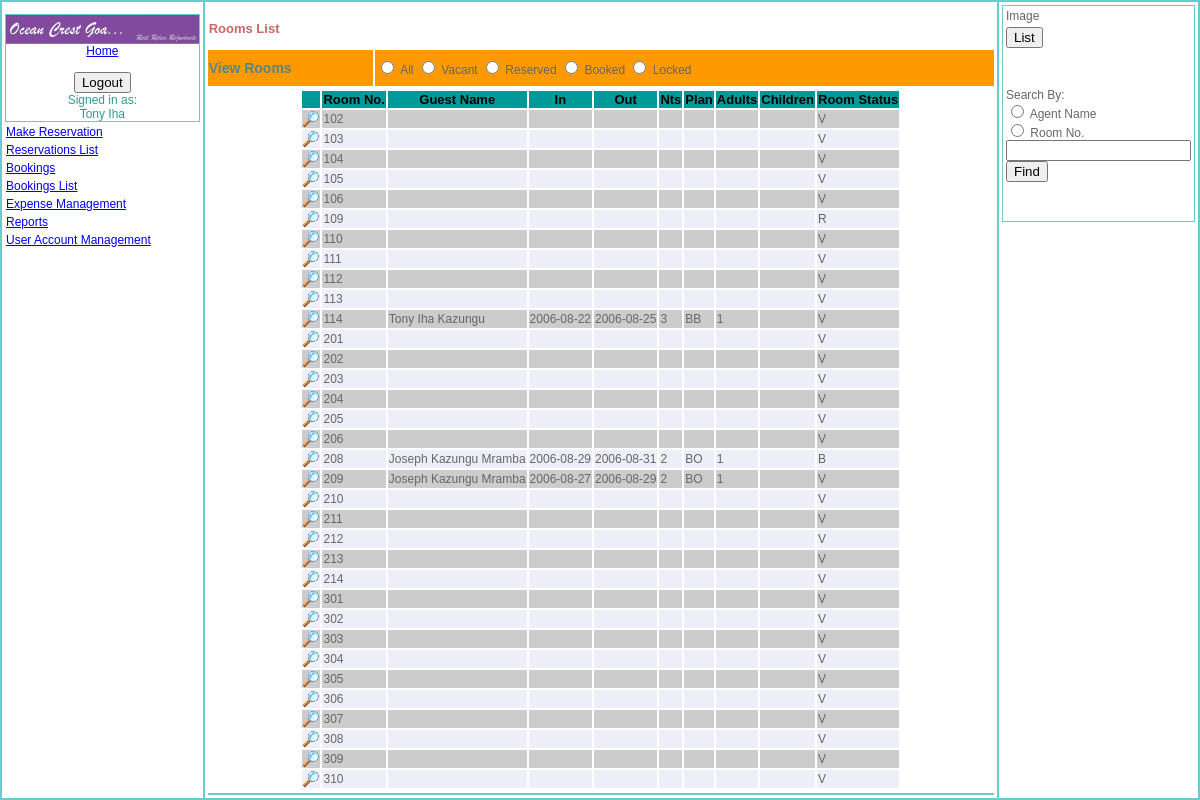
Screenshot of /rooms_list.php (signed in) with the database file from the repository.
### tables this page shows
CREATE TABLE `rooms` (
  `roomid` int(11) NOT NULL auto_increment,
  `roomno` mediumint(3) NOT NULL default '0',
  `roomtypeid` int(11) default NULL,
  `roomname` varchar(35) default NULL,
  `noofrooms` tinyint(3) default NULL,
  `occupancy` tinyint(2) default NULL,
  `tv` char(1) default NULL,
  `aircondition` char(1) default NULL,
  `fun` char(1) default NULL,
  `safe` char(1) default NULL,
  `fridge` char(1) default NULL,
  `status` char(1) default NULL COMMENT '(V)acant/(R)eserverd/(B)ooked/(L)ocked',
  `photo` longblob,
  `filetype` varchar(50) default NULL,
  PRIMARY KEY  (`roomid`,`roomno`)
);

CREATE TABLE `booking` (
  `book_id` int(11) NOT NULL auto_increment,
  `guestid` varchar(40) NOT NULL,
  `booking_type` char(1) NOT NULL COMMENT 'direct/agent',
  `meal_plan` char(2) NOT NULL COMMENT 'bo/bb/hb/fb',
  `no_adults` tinyint(2) default NULL,
  `no_child` tinyint(2) default NULL,
  `checkin_date` date NOT NULL,
  `checkout_date` date NOT NULL,
  `residence_id` char(2) default NULL COMMENT 'country_code',
  `payment_mode` tinyint(2) default NULL,
  `agents_ac_no` char(6) default NULL,
  `roomid` int(11) NOT NULL,
  `checkedin_by` int(11) default NULL,
  `invoice_no` varchar(15) default NULL,
  `billed` tinyint(1) default NULL,
  `checkoutby` int(5) default NULL,
  `codatetime` datetime default NULL,
  PRIMARY KEY  (`book_id`),
  UNIQUE KEY `id` (`book_id`)
);

### queryfunctions.php (called while the page is built, shortened)
<?php
function mkr_query($strsql,$conn)
{
	$rs = mysql_query($strsql,$conn);
	return $rs;
}
function fetch_object($rs)
{
	return mysql_fetch_object($rs);
}
?>

### rooms_list.php (the view, shortened to what this page needs)
<?php
include_once ("queryfunctions.php");
include_once ("functions.php");
?>
<!DOCTYPE html PUBLIC "-//W3C//DTD XHTML 1.0 Transitional//EN" "http://www.w3.org/TR/xhtml1/DTD/xhtml1-transitional.dtd">
<html xmlns="http://www.w3.org/1999/xhtml">
<head>
<link href="css/new.css" rel="stylesheet" type="text/css">
</head>
<body>
<form action="rooms.php" method="post" enctype="multipart/form-data">
<table width="100%"  border="0" cellpadding="1" align="center" bgcolor="#66CCCC">
  <tr valign="top">
    <td width="17%" bgcolor="#FFFFFF">
	<table width="100%"  border="0" cellpadding="1">
	  <tr>
    <td width="15%" bgcolor="#66CCCC">
		<table cellspacing=0 cellpadding=0 width="100%" align="left" bgcolor="#FFFFFF">
      <tr><td width="110" align="center"><a href="index.php"><img src="images/OpenCrest.gif" width="100%" height="100%" border="0"/><br>
          Home</a></td>
      </tr>
      <tr><td>&nbsp; </td>
      </tr>
      <tr>
        <td align="center">
		</td></tr>
	  </table></td></tr>
		<?php require_once("menu_header.php"); ?>
    </table>
	</td>
    <td width="67%" bgcolor="#FFFFFF"><table width="100%"  border="0" cellpadding="1">
      <tr>
        <td align="center"></td>
      </tr>
      <tr>
        <td colspan="2">
		<h2>Rooms List </h2>
		</td>
      </tr>
      <tr bgcolor="#FF9900"><td><h1>View Rooms </h1></td>
	  <td>
          <label>
          <input type="radio" name="roomstatus" value="A" />
  All</label>
          <label>
          <input type="radio" name="roomstatus" value="V" />
  Vacant</label>
          <label>
          <input type="radio" name="roomstatus" value="R" />
  Reserved</label>
          <label>
          <input type="radio" name="roomstatus" value="B" />
  Booked</label>
          <label>
          <input type="radio" name="roomstatus" value="L" />
  Locked</label>
	</td></tr>
	  <tr>
        <td colspan="2"><div id="Requests">
		<?php
			$conn=db_connect(HOST,USER,PASS,DB,PORT);
			$sql="Select rooms.roomno,guests.guestid,concat_ws(' ',guests.firstname,guests.middlename,guests.lastname) AS guest,
				booking.checkin_date,booking.checkout_date,DATEDIFF(booking.checkout_date,booking.checkin_date) AS nights,
				booking.meal_plan,booking.no_adults,booking.no_child,rooms.`status`
				From rooms
				left Join booking ON rooms.roomid = booking.roomid
				left Join guests ON booking.guestid = guests.guestid
				Order By rooms.roomno Asc";
			$results=mkr_query($sql,$conn);
			echo "<table align=\"center\">";
			echo "<tr bgcolor=\"#009999\">
				<th></th>
				<th>Room No.</th>
				<th>Guest Name</th>
				<th>In</th>
				<th>Out</th>
				<th>Nts</th>
				<th>Plan</th>
				<th>Adults</th>
				<th>Children</th>
				<th>Room Status</th>
				</tr>";
			while ($booked = fetch_object($results)) {
				$j++;
				if($j%2==1){
					echo "<tr bgcolor=\"#CCCCCC\">";
					}else{
					echo "<tr bgcolor=\"#EEEEF8\">";
				}
					echo "<td><a href=\"bookings.php?search=$booked->guestid\"><img src=\"images/button_view.png\" width=\"16\" height=\"16\" border=\"0\" title=\"view booking details\"/></a></td>";
					echo "<td>" . $booked->roomno . "</td>";
					echo "<td>" . $booked->guest . "</td>";
					echo "<td>" . $booked->checkin_date . "</td>";
					echo "<td>" . $booked->checkout_date . "</td>";
					echo "<td>" . $booked->nights . "</td>";
					echo "<td>" . $booked->meal_plan . "</td>";
					echo "<td>" . $booked->no_adults . "</td>";
					echo "<td>" . $booked->no_child . "</td>";
					echo "<td>" . $booked->status . "</td>";
				echo "</tr>";
			}
			echo "</table>";
		?>
		</div></td>
      </tr>
	  <tr bgcolor="#66CCCC" >
        <td align="left" colspan="2"><div id="RequestDetails"></div>
		</td>
      </tr>
    </table></td>
	<td width="16%" bgcolor="#FFFFFF">
	<table width="100%"  border="0" cellpadding="1">
	  <tr>
    <td width="15%" bgcolor="#66CCCC">
	<table width="100%"  border="0" cellpadding="1" bgcolor="#FFFFFF">
       <tr>
        <td>Image</td>
      </tr>
	  <tr>
        <td><input type="button" name="Submit" value="List" onclick="self.location='rooms_list.php'"/></td>
	  </tr>
      <tr>
        <td>&nbsp;</td>
      </tr>
      <tr>
        <td>&nbsp;</td>
      </tr>
      <tr>
        <td>
            <label> Search By:<br />
            <input type="radio" name="optFind" value="Name" />
        Agent Name</label>
            <br />
            <label>
            <input type="radio" name="optFind" value="Payrollno" />
        Room No. </label>
            <br>
        <input type="text" name="search" width="100" /><br>
        <input type="submit" name="Submit" value="Find"/>
        </td>
      </tr>
      <tr>
        <td>&nbsp;</td>
      </tr>
      <tr>
        <td>&nbsp;</td>
      </tr>
    </table>
	</td><tr></table>
	</td>
  </tr>
</table>
</form>
</body>
</html>

### css/new.css (style rules this page uses)
body { background-color: White; font: 12px Verdana, Geneva, Arial, Helvetica, sans-serif; color: #666666; margin: 0px 0px 0px 0px; border: none; }
td, p, ul,ol { font-family: Verdana, Geneva, Arial, Helvetica, sans-serif; font-size: 12px; }
th { color: #000000; font-size: 13px; }
h1 { color: #568585; font-size: 14px; }
h2 { color: #CC6666; font-size:13px; }

### rows the page displays
rooms: roomno "102", status "V"
rooms: roomno "103", status "V"
rooms: roomno "104", status "V"
rooms: roomno "105", status "V"
rooms: roomno "106", status "V"
rooms: roomno "109", status "R"
rooms: roomno "110", status "V"
rooms: roomno "111", status "V"
rooms: roomno "112", status "V"
rooms: roomno "113", status "V"
booking: rooms.roomno "114", guest "Tony Iha Kazungu", checkin_date "2006-08-22", checkout_date "2006-08-25", nights "3", meal_plan "BB", no_adults "1", rooms.status "V"
rooms: roomno "201", status "V"
rooms: roomno "202", status "V"
rooms: roomno "203", status "V"
rooms: roomno "204", status "V"
rooms: roomno "205", status "V"
rooms: roomno "206", status "V"
booking: rooms.roomno "208", guest "Joseph Kazungu Mramba", checkin_date "2006-08-29", checkout_date "2006-08-31", nights "2", meal_plan "BO", no_adults "1", rooms.status "B"
booking: rooms.roomno "209", guest "Joseph Kazungu Mramba", checkin_date "2006-08-27", checkout_date "2006-08-29", nights "2", meal_plan "BO", no_adults "1", rooms.status "V"
rooms: roomno "210", status "V"
rooms: roomno "211", status "V"
rooms: roomno "212", status "V"
rooms: roomno "213", status "V"
rooms: roomno "214", status "V"
rooms: roomno "301", status "V"
rooms: roomno "302", status "V"
rooms: roomno "303", status "V"
rooms: roomno "304", status "V"
rooms: roomno "305", status "V"
rooms: roomno "306", status "V"
rooms: roomno "307", status "V"
rooms: roomno "308", status "V"
rooms: roomno "309", status "V"
rooms: roomno "310", status "V"

### other values shown
$_SESSION["employee"] "Tony Iha"
